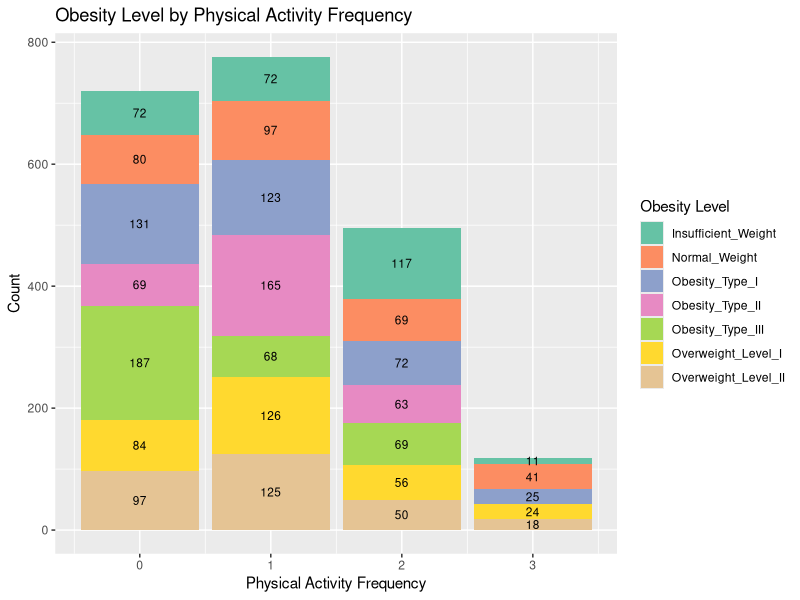
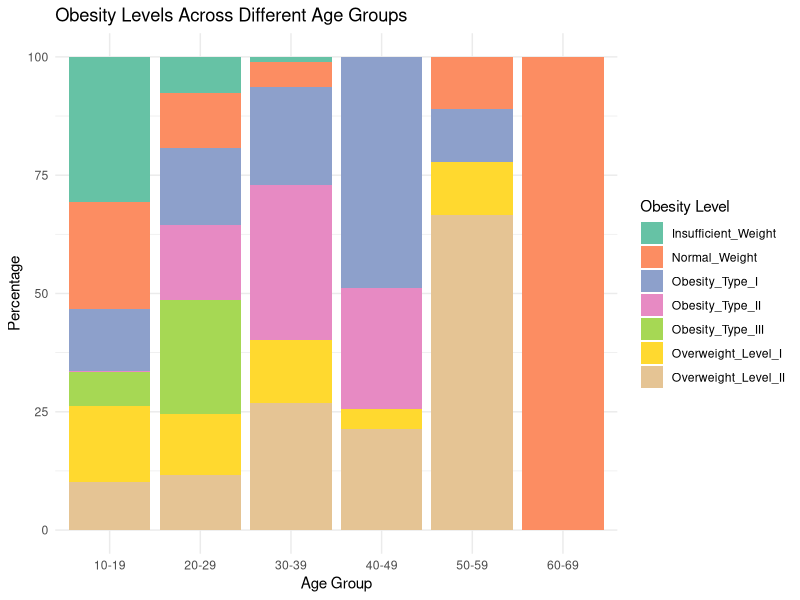
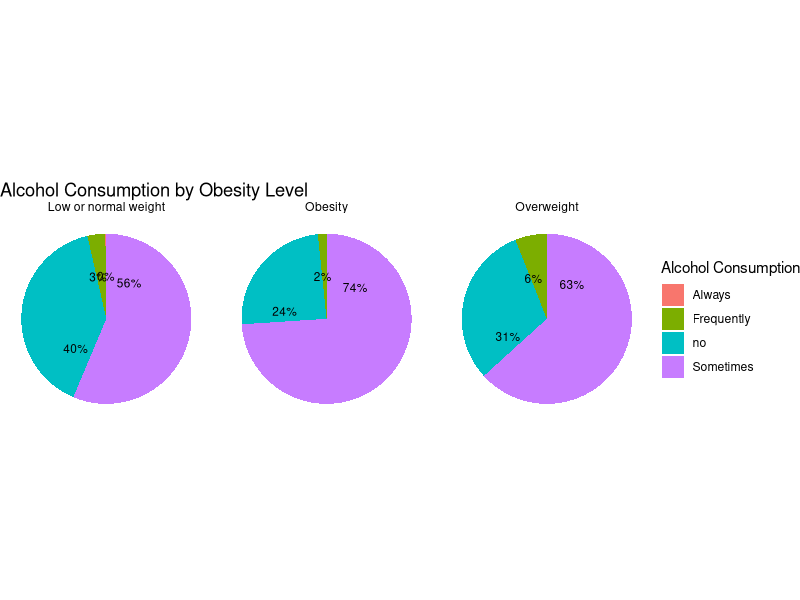
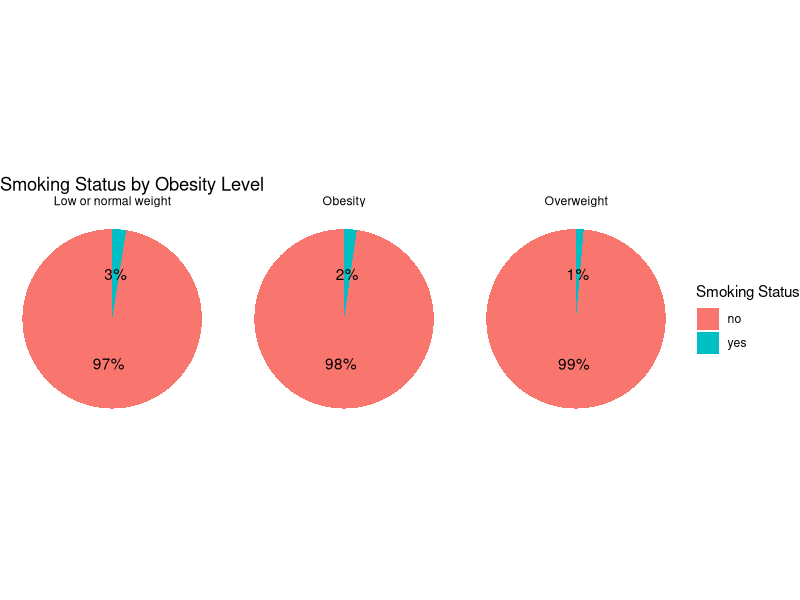
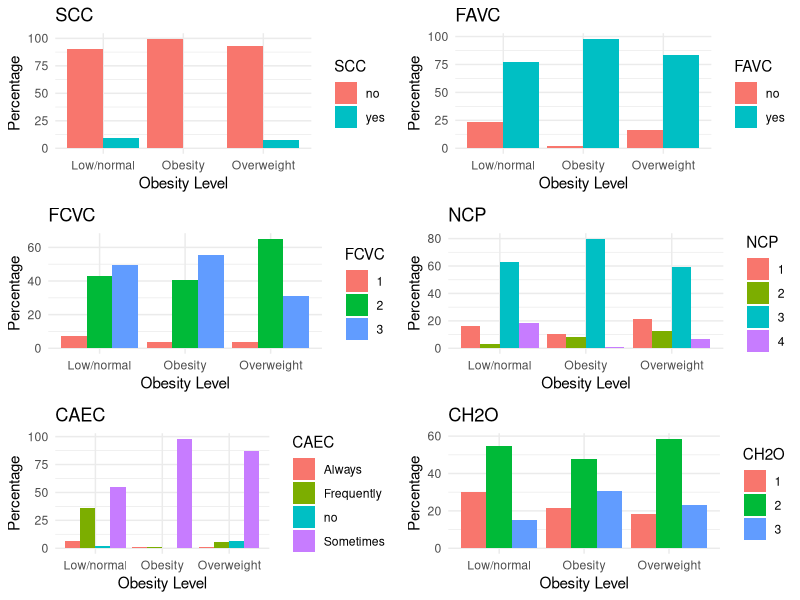

The R source for these figures, in order:
## ---- chunk 1
knitr::opts_chunk$set(echo = TRUE)
## ---- chunk 2
install.packages(c("dplyr", "ggplot2","gridExtra")) 
library(ggplot2) 
library(dplyr) 
library(gridExtra)
library(readxl) 


## ---- chunk 3
Obesity_Data <- read_excel("Obesity_Data.xlsx")
## ---- chunk 4
names(Obesity_Data)
str(Obesity_Data) 
summary(Obesity_Data)

## ---- chunk 5
Obesity_Data <- Obesity_Data %>%
  mutate( FAF = round(FAF), 
          FCVC = round(FCVC),
          NCP = round(NCP), 
          CH2O = round(CH2O), 
          TUE = round(TUE) ) 

## ---- chunk 6
View(Obesity_Data)
## ---- chunk 7
missing_values <- colSums(is.na(Obesity_Data))
print(missing_values[missing_values > 0])
## ---- chunk 8
Obesity_Data <- unique(Obesity_Data)

str(Obesity_Data )

summary(Obesity_Data )

## ---- chunk 9
activity_obesity_counts <- Obesity_Data %>%
  count(FAF, NObeyesdad)

ggplot(activity_obesity_counts, aes(x = FAF, y = n, fill = NObeyesdad)) + 
geom_bar(stat = "identity") + 
geom_text(aes(label = n), position = position_stack(vjust = 0.5), 
          size = 3, color = "black") +
labs(title = "Obesity Level by Physical Activity Frequency", x = "Physical Activity Frequency", y = "Count") + 
scale_fill_brewer(palette = "Set2", name = "Obesity Level") + 
theme(legend.position = "right")
## ---- chunk 10

obesity_percentage <- Obesity_Data %>%
  mutate(Age_group = cut(Age, breaks = seq(10, 70, by = 10), labels = c("10-19", "20-29", "30-39", "40-49", "50-59", "60-69"))) %>%
  group_by(Age_group, NObeyesdad) %>%
  summarise(count = n()) %>%
  group_by(Age_group) %>%
  mutate(percentage = count / sum(count) * 100)

ggplot(obesity_percentage, aes(x = Age_group, y = percentage, fill = NObeyesdad)) +
  geom_bar(stat = "identity") +
  labs(title = "Obesity Levels Across Different Age Groups",
       x = "Age Group",
       y = "Percentage",
       fill = "Obesity Level") +
  theme_minimal() +
  theme(legend.position = "right") +
  scale_fill_brewer(palette = "Set2")

## ---- chunk 11
Obesity_Data <- Obesity_Data %>% 
  mutate( NObeyesdad_f = case_when( NObeyesdad %in% c("Insufficient_Weight", "Normal_Weight") ~ "Low or normal weight",
                                    NObeyesdad %in% c("Overweight_Level_I", "Overweight_Level_II") ~ "Overweight",
                                    NObeyesdad %in% c("Obesity_Type_I", "Obesity_Type_II", "Obesity_Type_III") ~ "Obesity", 
                                    TRUE ~ NObeyesdad ) )  

calculate_percentage <- function(data, variable) { df_counts <- data %>% group_by(NObeyesdad_f, {{ variable }}) %>% summarise(count = n()) %>% mutate(percentage = count / sum(count) * 100)

return(df_counts) }

alcohol_percentage <- calculate_percentage(Obesity_Data, CALC)

alcohol_pie <- ggplot(alcohol_percentage, aes(x = "", y = percentage, fill = factor(CALC))) +
  geom_bar(stat = "identity", width = 0.5) +
  coord_polar("y", start = 0) + 
  labs(title = "Alcohol Consumption by Obesity Level", fill = "Alcohol Consumption") + 
  theme_void() + 
  facet_wrap(~ NObeyesdad_f) + 
  geom_text(aes(label = paste0(round(percentage), "%")), position = position_stack(vjust = 0.16), size =3 )
print(alcohol_pie)

## ---- chunk 12
smoking_percentage <- calculate_percentage(Obesity_Data, SMOKE)

smoking_pie <- ggplot(smoking_percentage, aes(x = "", y = percentage, fill = factor(SMOKE))) +
  geom_bar(stat = "identity", width = 1) + 
  coord_polar("y", start = 0) + 
  labs(title = "Smoking Status by Obesity Level", fill = "Smoking Status") + 
  theme_void() + facet_wrap(~NObeyesdad_f) + 
  geom_text(aes(label = paste0(round(percentage), "%")), position = position_stack(vjust = 0.5))
print(smoking_pie)

## ---- chunk 13
categorical_vars <- c("family_history_with_overweight", "FAVC", "FCVC", "NCP", "CAEC", "CH2O", "SMOKE", "SCC", "FAF", "TUE", "CALC", "MTRANS", "NObeyesdad")
frequency_tables <- lapply(Obesity_Data[categorical_vars], function(var) { table(var) })

print(frequency_tables)
View(frequency_tables)


## ---- chunk 14

Obesity_Data <- Obesity_Data %>% mutate( NObeyesdad_f = case_when( NObeyesdad %in% c("Insufficient_Weight", "Normal_Weight") ~ "Low/normal", NObeyesdad %in% c("Overweight_Level_I", "Overweight_Level_II") ~ "Overweight", NObeyesdad %in% c("Obesity_Type_I", "Obesity_Type_II", "Obesity_Type_III") ~ "Obesity", TRUE ~ NObeyesdad ) )

## ---- chunk 15
calculate_percentage <- function(data, variable) { df_counts <- data %>% group_by(NObeyesdad_f, {{ variable }}) %>% summarise(count = n()) %>% mutate(percentage = count / sum(count) * 100)

return(df_counts) }

## ---- chunk 16
Obesity_Data$FCVC <- as.factor(Obesity_Data$FCVC)
Obesity_Data$NCP <- as.factor(Obesity_Data$NCP)
Obesity_Data$CH2O <- as.factor(Obesity_Data$CH2O)

categorical_vars <- c("SCC", "FAVC", "FCVC", "NCP", "CAEC", "CH2O")
plot_list <- list()

for (var in categorical_vars) {
  percentage_data <- calculate_percentage(Obesity_Data, !!sym(var))

 plot <- ggplot(percentage_data, aes(x = NObeyesdad_f, y = percentage, fill = !!sym(var))) +
 geom_bar(stat = "identity", position = "dodge") + 
 labs(title = paste(var), x = "Obesity Level", y = "Percentage", fill = var) + 
 theme_minimal()

plot_list[[var]] <- plot
}

grid.arrange(grobs = plot_list, ncol = 2)


